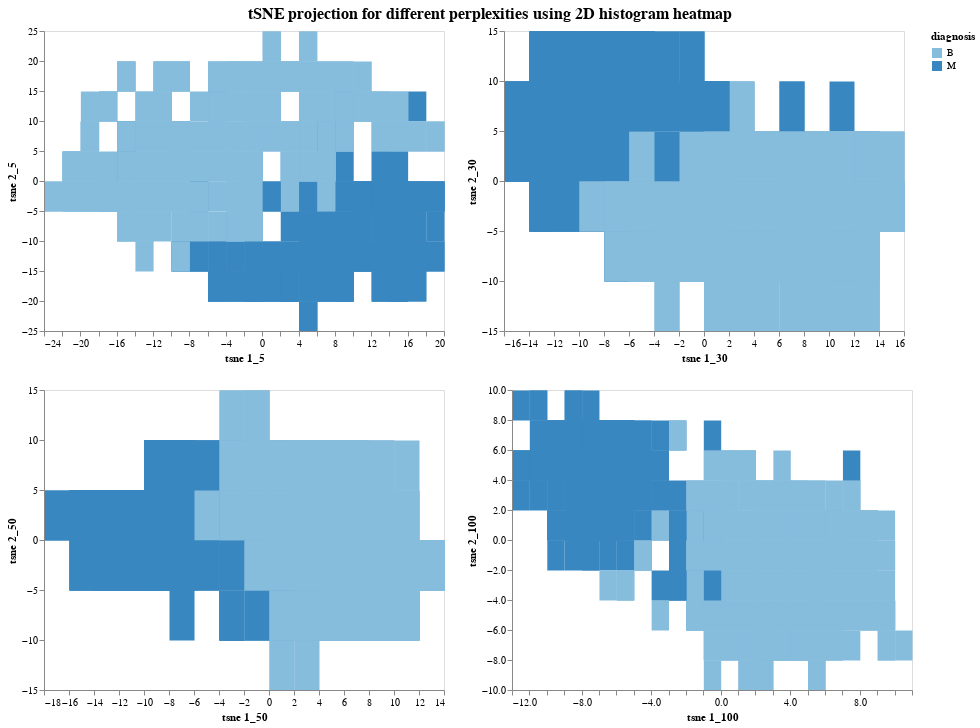

The notebook cell saved with this chart:
### Markdown cell above
Aside scatter plot, other charts maybe considered for encoding 2D numeric data such as 2D density plot and 2D histogram plot. These plots are able to manage overplotting or situations when showing data sets would result in points overlapping with each and likely hiding patterns (occlusion). Information loss because of the way things are rendered.


<font size="+2" color="grey"><b>2.2 2D Histogram Heatmap  </b></font><br><a id="2.2"></a>
<a href="#top" class="btn-xs btn-danger" role="button" aria-pressed="true" style="color:white" data-toggle="popover">Go back to the TOP</a>


From the taxanomy, plotting 2D Histogram heatmap
- Dimension: D = 2
- Data abstraction: two numeric variables
- Encoding: position (x&y-axis),shape, color
- Interaction: select and filter, tooltip
- Layout: Juxtaposition (vertical and horizontal concatenation)

### Code cell
#histogram heatmap for all the parameters
selection = alt.selection_multi(fields=['diagnosis'], bind='legend')

points = alt.Chart(tsne_para).mark_rect().encode(
    color = alt.condition(selection, 'diagnosis:O', alt.ColorValue('gray')),
    tooltip = 'diagnosis'
).add_selection(selection)

chart1 = points.encode(
    x=alt.X('tsne1_5:Q', bin=alt.Bin(maxbins=25), title="tsne 1_5"),
    y=alt.Y('tsne2_5:Q', bin=True, title="tsne 2_5")
)

chart2 = points.encode(
    x=alt.X('tsne1_30:Q', bin=alt.Bin(maxbins=25), title="tsne 1_30"),
    y=alt.Y('tsne2_30:Q', bin=True, title="tsne 2_30")
)

chart3 = points.encode(
    x=alt.X('tsne1_50:Q',bin=alt.Bin(maxbins=25), title="tsne 1_50"),
    y=alt.Y('tsne2_50:Q',bin=True, title="tsne 2_50")
)

chart4 = points.encode(
    x=alt.X('tsne1_100:Q', bin=alt.Bin(maxbins=25), title="tsne 1_100"),
    y=alt.Y('tsne2_100:Q', bin=True, title="tsne 2_100")
)

all_viz_hist= (chart1 | chart2) & (chart3 | chart4) 

all_viz_hist.properties(
    title= 'tSNE projection for different perplexities using 2D histogram heatmap',
).configure_title(
    anchor= 'middle',
    fontSize=16  
)

### Figure 1 — Vega-Lite specification as saved in the notebook (floating-point values rounded to 4 significant figures; data arrays with more than 128 entries replaced by an {"elided": "..."} marker saying what was removed)
{"config": {"view": {"continuousWidth": 400, "continuousHeight": 300}, "title": {"anchor": "middle", "fontSize": 16}}, "vconcat": [{"hconcat": [{"mark": "rect", "encoding": {"color": {"condition": {"type": "ordinal", "field": "diagnosis", "selection": "selector004"}, "value": "gray"}, "tooltip": {"type": "nominal", "field": "diagnosis"}, "x": {"type": "quantitative", "bin": {"maxbins": 25}, "field": "tsne1_5", "title": "tsne 1_5"}, "y": {"type": "quantitative", "bin": true, "field": "tsne2_5", "title": "tsne 2_5"}}, "selection": {"selector004": {"type": "multi", "fields": ["diagnosis"], "bind": "legend"}}}, {"mark": "rect", "encoding": {"color": {"condition": {"type": "ordinal", "field": "diagnosis", "selection": "selector004"}, "value": "gray"}, "tooltip": {"type": "nominal", "field": "diagnosis"}, "x": {"type": "quantitative", "bin": {"maxbins": 25}, "field": "tsne1_30", "title": "tsne 1_30"}, "y": {"type": "quantitative", "bin": true, "field": "tsne2_30", "title": "tsne 2_30"}}, "selection": {"selector004": {"type": "multi", "fields": ["diagnosis"], "bind": "legend"}}}]}, {"hconcat": [{"mark": "rect", "encoding": {"color": {"condition": {"type": "ordinal", "field": "diagnosis", "selection": "selector004"}, "value": "gray"}, "tooltip": {"type": "nominal", "field": "diagnosis"}, "x": {"type": "quantitative", "bin": {"maxbins": 25}, "field": "tsne1_50", "title": "tsne 1_50"}, "y": {"type": "quantitative", "bin": true, "field": "tsne2_50", "title": "tsne 2_50"}}, "selection": {"selector004": {"type": "multi", "fields": ["diagnosis"], "bind": "legend"}}}, {"mark": "rect", "encoding": {"color": {"condition": {"type": "ordinal", "field": "diagnosis", "selection": "selector004"}, "value": "gray"}, "tooltip": {"type": "nominal", "field": "diagnosis"}, "x": {"type": "quantitative", "bin": {"maxbins": 25}, "field": "tsne1_100", "title": "tsne 1_100"}, "y": {"type": "quantitative", "bin": true, "field": "tsne2_100", "title": "tsne 2_100"}}, "selection": {"selector004": {"type": "multi", "fields": ["diagnosis"], "bind": "legend"}}}]}], "data": {"name": "data-b687003e07fb13c305b5423d0fc22258"}, "title": "tSNE projection for different perplexities using 2D histogram heatmap", "$schema": "https://vega.github.io/schema/vega-lite/v4.8.1.json", "datasets": {"data-b687003e07fb13c305b5423d0fc22258": {"elided": "569 records"}}}
